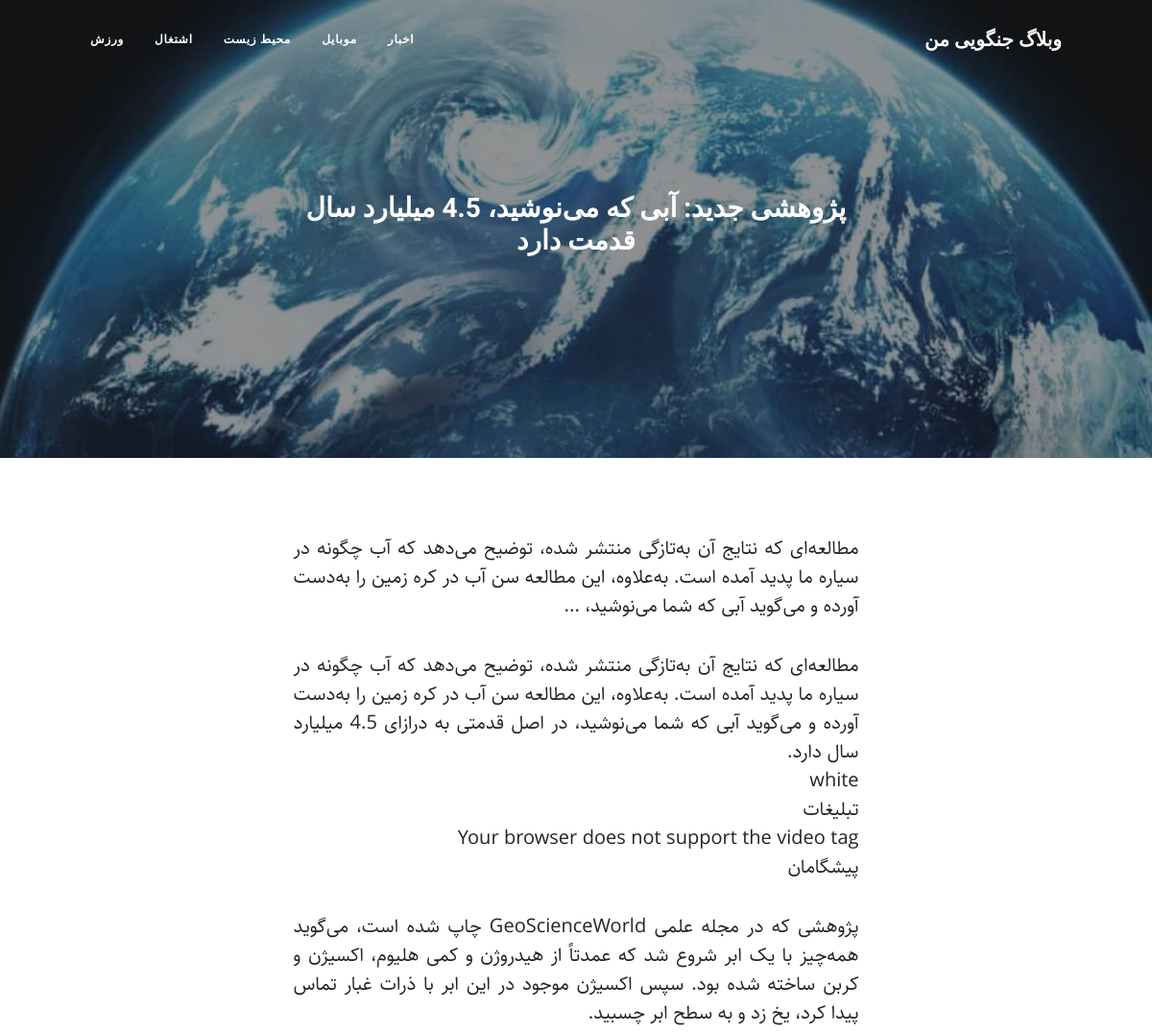
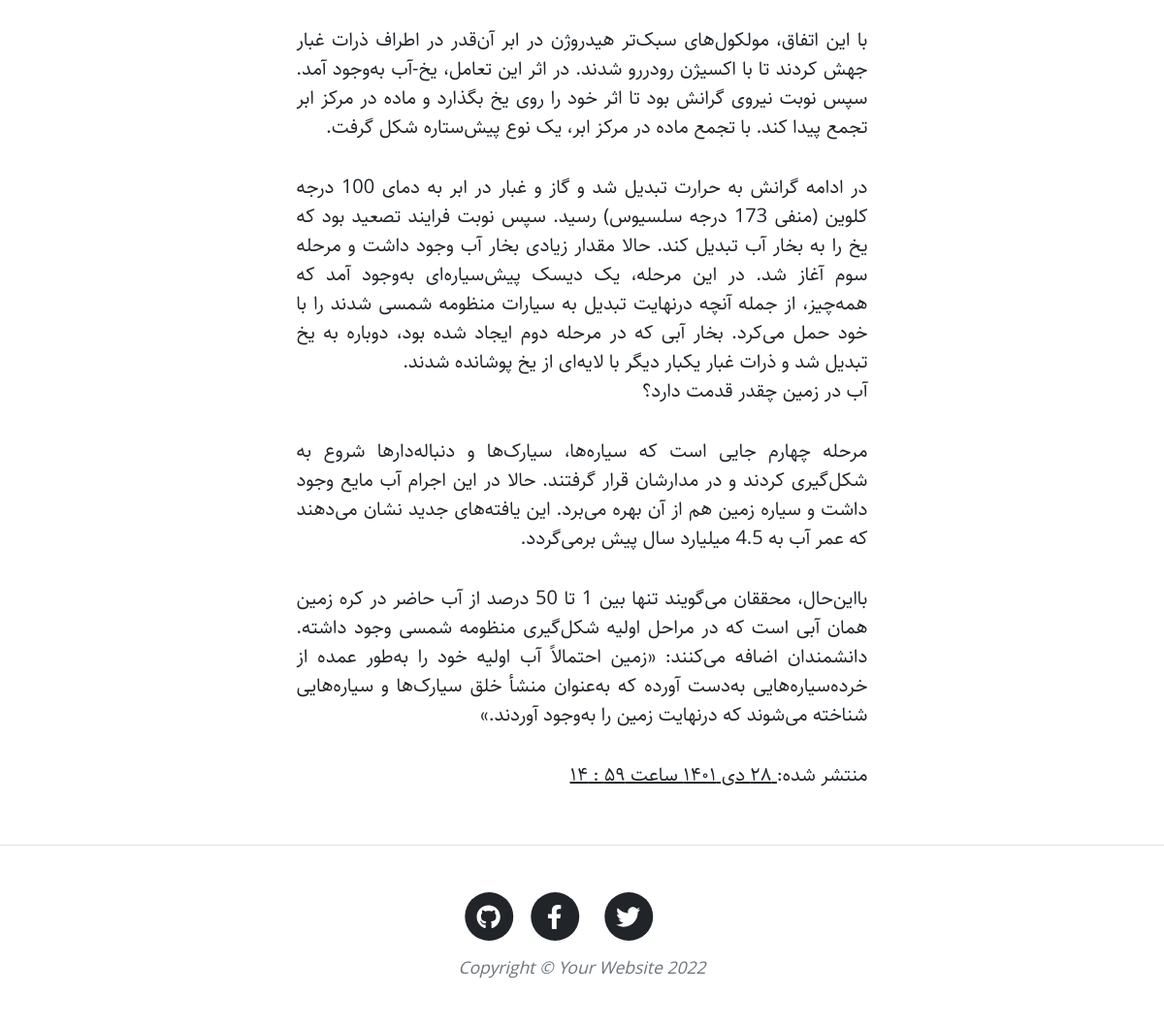
Page /articles/science on the earlier database version (2 pictures, top to bottom).
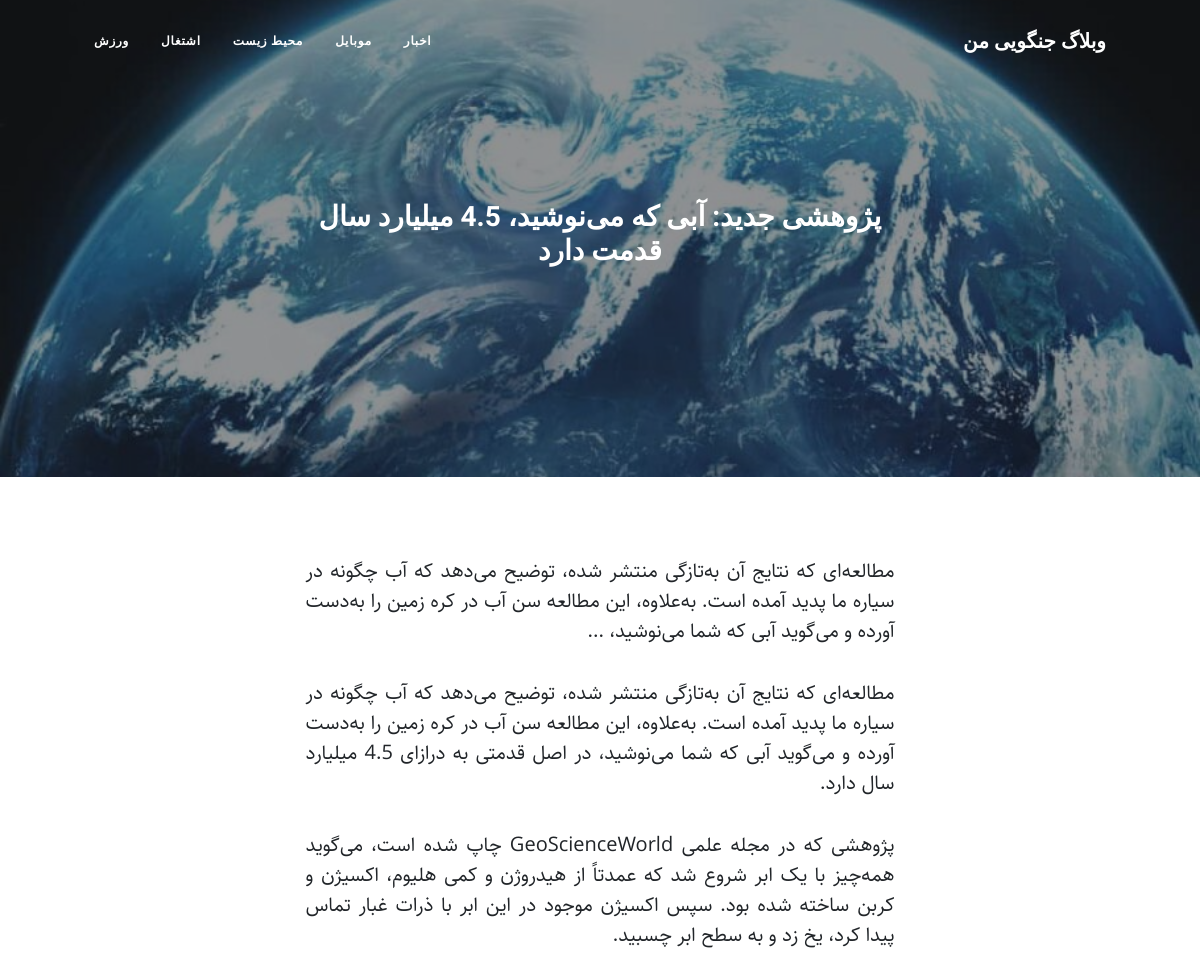
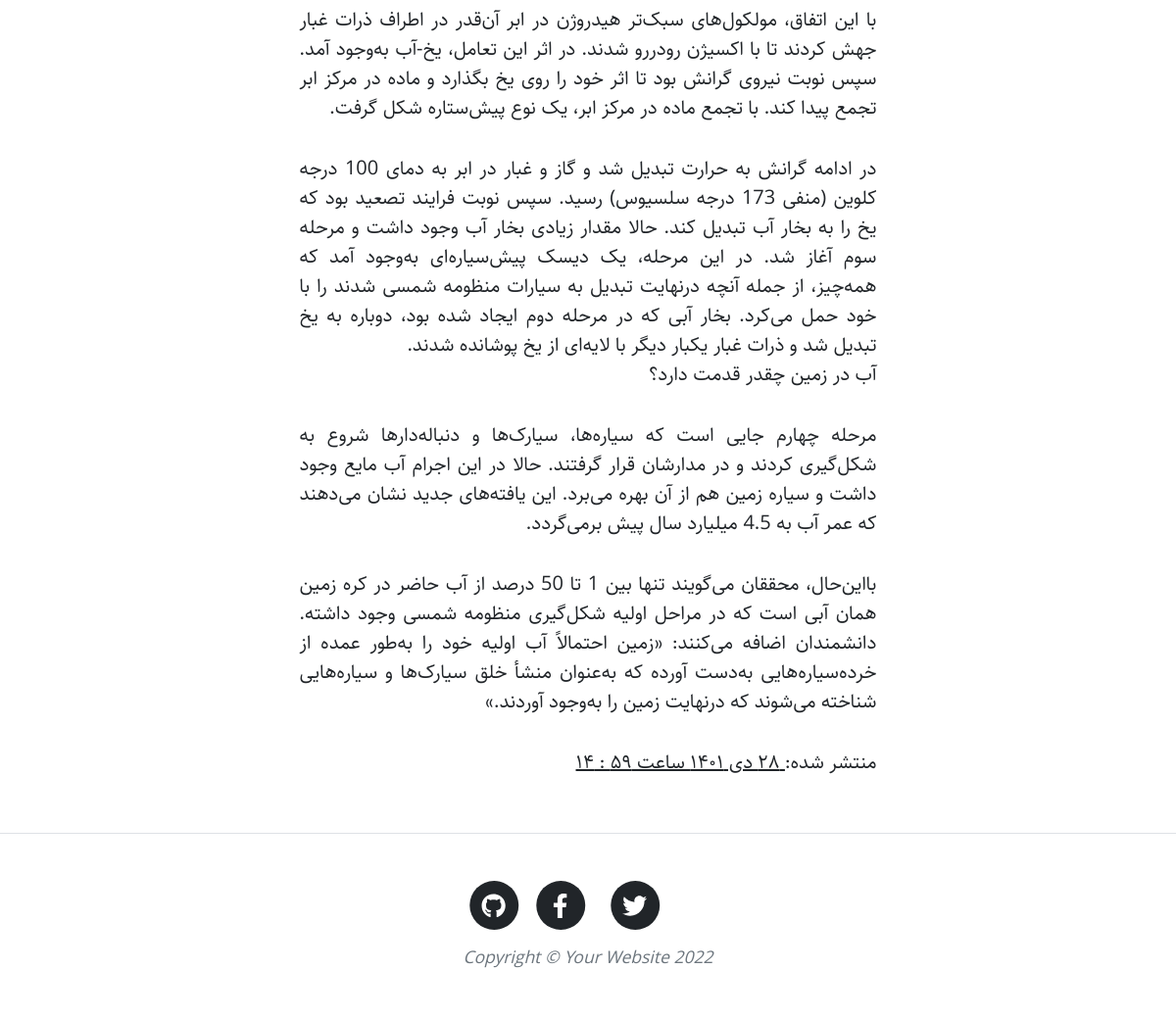
Same page on the later database version (2 pictures, top to bottom).
### blog/models.py (models this page shows, shortened)
class Articles(models.Model):
    draft = "d"
    publish = "p"
    STATUS_CHOICES = [
        (draft,"پیش نویس"),
        (publish,"منتشر شده")
    ]
    author = models.ForeignKey(User, blank=True,null=True,verbose_name="نویسندگان", on_delete=models.SET_NULL,related_name="articles")
    category = models.ManyToManyField("Category", verbose_name="دسته بندی",related_name="articles")
    title = models.CharField(max_length=250,verbose_name="عنوان مقاله")
    slug = models.SlugField(max_length=250,verbose_name="اسلاگ")
    description = models.TextField(verbose_name="مقاله")
    published = models.DateTimeField(default=timezone.now,verbose_name="تاریخ انتشار")
    thumbnail = models.ImageField(upload_to="images",verbose_name="عکس")
    created = models.DateTimeField(auto_now_add=True,verbose_name="تاریخ ایجاد مقاله")
    updated = models.DateTimeField(auto_now=True,verbose_name="تاریخ آپدیت")
    status = models.CharField(max_length=1,choices=STATUS_CHOICES,default=draft,verbose_name="وضعیت")
    class Meta:
        verbose_name = "مقاله"
        verbose_name_plural = "مقالات"
    def jpublished(self):
        return jalali_convertor(self.published)
    jpublished.short_description = "زمان انتشار"
    def category_to_published(self):
        return self.category.filter(status=True)
    category_to_published.short_description = "دسته بندی"
    objects = ArticleManager()

### blog/views.py (the view)
# urls.py: path("articles/<slug:slug>",details,name="details"),
def details(reqest,slug):
    template_name = "blog/details.html"
    article = get_object_or_404(Articles,slug=slug,status="p")
    context = {"article":article}
    return render(reqest, template_name,context)

### blog/extensions/jalali.py (called while the page is built)
def jalali_convertor(time):
    days_of_week  = ["فروردین","اردیبهشت","خرداد","تبر","مرداد","شهریور","مهر","آبان","آذر","دی","بهمن","اسفند"]
    year = time.year
    month = time.month
    day = time.day
    res = Gregorian(f"{year}-{month}-{day}").persian_tuple()
    res =  f"{persian_number(res[2])} {days_of_week[res[1]]} {persian_number(res[0])} ساعت {persian_number(time.minute)} : {persian_number(time.hour)}"
    return res

def persian_number(number):
    number = f"{number}"
    english_array_number = ["0","1","2","3","4","5","6","7","8","9"]
    persian_array_number = ["۰","۱","۲","۳","۴","۵","۶","۷","۸","۹"]
    res = ""
    for num in number:
        for i,n in enumerate(english_array_number):
            if num == n:
                res+= persian_array_number[i]
    if len(res)<2:
        res = f"۰{res}"
    return res

### blog/extensions/utils.py (called while the page is built)
    def persian_tuple(self):
        return self.persian_year, self.persian_month, self.persian_day

### blog/templatetags/base_tag.py (called while the page is built)
@register.simple_tag
def title():
    return "وبلاگ جنگویی من"

@register.inclusion_tag("blog/partials/category_navbar.html")
def category_navbar():
    category = Category.objects.filter(status=True)
    return {
        "category" : category
    }

### templates/blog/details.html
{% extends 'blog/base.html' %}
{% block bg %} {{article.thumbnail.url}}  {% endblock %}
{% block title %} <h3> {{article.title}} </h3> {% endblock %}
{% block main %}
        <article class="mb-4">
            <div class="container px-4 px-lg-5">
                <div class="row gx-4 gx-lg-5 justify-content-center text-justify">
                    <div class="col-md-10 col-lg-8 col-xl-7 " style="text-align: justify;">
                       {{article.description| linebreaks }}
                        <p>منتشر شده‌:‌<a href=""> {{article.jpublished}} </a>
                        </p>
                    </div>
                </div>
            </div>
        </article>
{% endblock main %}

### templates/blog/base.html (shortened to what this page needs)
{% load static %}
{% load base_tag %}
<!DOCTYPE html>
<html lang="en">
    <head>
        <link href="{% static 'blog/css/styles.css' %}" rel="stylesheet" />
        <link href="{% static 'blog/css/rtl.css' %}" rel="stylesheet" />
    </head>
    <body>
        <nav class="navbar navbar-expand-lg navbar-light" id="mainNav">
            <div class="container px-4 px-lg-5">
                <a class="navbar-brand" href="{% url 'blog:home' %}"> {% title %} </a>
                <div class="collapse navbar-collapse" id="navbarResponsive">
                    {% category_navbar %}
                </div>
            </div>
        </nav>
        <header class="masthead" style="background-image: url({% block bg %} {% static 'blog/assets/img/home-bg.jpg' %} {% endblock  %})">
            <div class="container position-relative px-4 px-lg-5">
                <div class="row gx-4 gx-lg-5 justify-content-center">
                    <div class="col-md-10 col-lg-8 col-xl-7">
                        <div class="site-heading">
                             {% block title %}<h1> وبلاگ شخصی </h1>{% endblock title%}
                        </div>
                    </div>
                </div>
            </div>
        </header>
        {% block main %}
        {% endblock %}
        <footer class="border-top">
            <div class="container px-4 px-lg-5">
                <div class="row gx-4 gx-lg-5 justify-content-center">
                    <div class="col-md-10 col-lg-8 col-xl-7">
                        <ul class="list-inline text-center">
                            <li class="list-inline-item">
                                <a href="#!">
                                    <span class="fa-stack fa-lg">
                                        <i class="fas fa-circle fa-stack-2x"></i>
                                        <i class="fab fa-twitter fa-stack-1x fa-inverse"></i>
                                    </span>
                                </a>
                            </li>
                            <li class="list-inline-item">
                                <a href="#!">
                                    <span class="fa-stack fa-lg">
                                        <i class="fas fa-circle fa-stack-2x"></i>
                                        <i class="fab fa-facebook-f fa-stack-1x fa-inverse"></i>
                                    </span>
                                </a>
                            </li>
                            <li class="list-inline-item">
                                <a href="#!">
                                    <span class="fa-stack fa-lg">
                                        <i class="fas fa-circle fa-stack-2x"></i>
                                        <i class="fab fa-github fa-stack-1x fa-inverse"></i>
                                    </span>
                                </a>
                            </li>
                        </ul>
                        <div class="small text-center text-muted fst-italic">Copyright &copy; Your Website 2022</div>
                    </div>
                </div>
            </div>
        </footer>
    </body>
</html>

Differences in the rows shown:
changed Articles "پژوهشی جدید: آبی که می‌نوشید، 4.5 میلیارد سال قدمت دارد": description "…4.5 میلیارد سال دارد. white تبلیغات Your browser does not support the video tag پیشگامان پژوهشی که در مجله…" → "…4.5 میلیارد سال دارد. پژوهشی که در مجله…"
